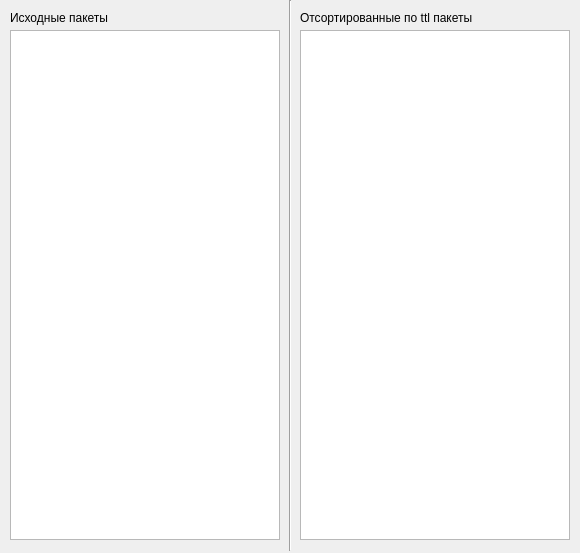
<?xml version="1.0" encoding="UTF-8"?>
<ui version="4.0">
 <class>array</class>
 <widget class="QWidget" name="array">
  <property name="geometry">
   <rect>
    <x>0</x>
    <y>0</y>
    <width>580</width>
    <height>553</height>
   </rect>
  </property>
  <property name="windowTitle">
   <string>Form</string>
  </property>
  <widget class="QTextBrowser" name="tb_in">
   <property name="geometry">
    <rect>
     <x>10</x>
     <y>30</y>
     <width>270</width>
     <height>510</height>
    </rect>
   </property>
  </widget>
  <widget class="QLabel" name="label">
   <property name="geometry">
    <rect>
     <x>10</x>
     <y>10</y>
     <width>211</width>
     <height>16</height>
    </rect>
   </property>
   <property name="text">
    <string>Исходные пакеты</string>
   </property>
  </widget>
  <widget class="QLabel" name="label_2">
   <property name="geometry">
    <rect>
     <x>300</x>
     <y>10</y>
     <width>211</width>
     <height>16</height>
    </rect>
   </property>
   <property name="text">
    <string>Отсортированные по ttl пакеты</string>
   </property>
  </widget>
  <widget class="QTextBrowser" name="tb_out">
   <property name="geometry">
    <rect>
     <x>300</x>
     <y>30</y>
     <width>270</width>
     <height>510</height>
    </rect>
   </property>
  </widget>
  <widget class="Line" name="line">
   <property name="geometry">
    <rect>
     <x>280</x>
     <y>0</y>
     <width>20</width>
     <height>551</height>
    </rect>
   </property>
   <property name="orientation">
    <enum>Qt::Vertical</enum>
   </property>
  </widget>
 </widget>
 <resources/>
 <connections/>
</ui>
